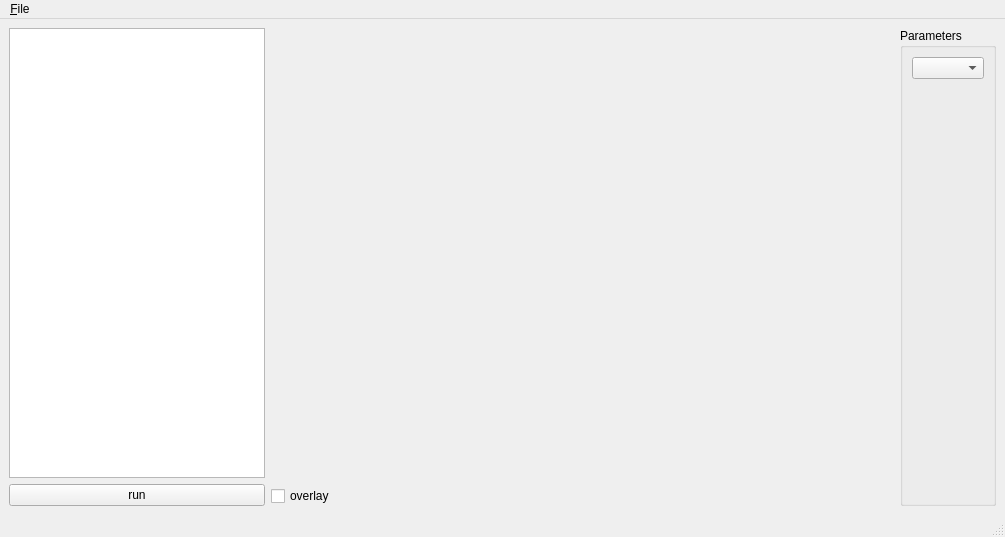
<?xml version="1.0" encoding="UTF-8"?>
<ui version="4.0">
 <class>MainWindow</class>
 <widget class="QMainWindow" name="MainWindow">
  <property name="geometry">
   <rect>
    <x>0</x>
    <y>0</y>
    <width>1005</width>
    <height>537</height>
   </rect>
  </property>
  <property name="sizePolicy">
   <sizepolicy hsizetype="Preferred" vsizetype="Preferred">
    <horstretch>0</horstretch>
    <verstretch>0</verstretch>
   </sizepolicy>
  </property>
  <property name="windowTitle">
   <string>MainWindow</string>
  </property>
  <widget class="QWidget" name="centralwidget">
   <property name="sizePolicy">
    <sizepolicy hsizetype="Preferred" vsizetype="Preferred">
     <horstretch>0</horstretch>
     <verstretch>0</verstretch>
    </sizepolicy>
   </property>
   <layout class="QHBoxLayout" name="horizontalLayout_2">
    <item>
     <layout class="QVBoxLayout" name="verticalLayout">
      <property name="sizeConstraint">
       <enum>QLayout::SetDefaultConstraint</enum>
      </property>
      <item>
       <widget class="QListWidget" name="listFiles">
        <property name="sizePolicy">
         <sizepolicy hsizetype="Fixed" vsizetype="Expanding">
          <horstretch>0</horstretch>
          <verstretch>0</verstretch>
         </sizepolicy>
        </property>
        <property name="maximumSize">
         <size>
          <width>16777204</width>
          <height>16777215</height>
         </size>
        </property>
       </widget>
      </item>
      <item>
       <widget class="QPushButton" name="run">
        <property name="sizePolicy">
         <sizepolicy hsizetype="Fixed" vsizetype="Fixed">
          <horstretch>0</horstretch>
          <verstretch>0</verstretch>
         </sizepolicy>
        </property>
        <property name="maximumSize">
         <size>
          <width>16777204</width>
          <height>16777215</height>
         </size>
        </property>
        <property name="text">
         <string>run</string>
        </property>
       </widget>
      </item>
     </layout>
    </item>
    <item>
     <layout class="QVBoxLayout" name="verticalLayout_2">
      <item>
       <widget class="QLabel" name="displayImage">
        <property name="enabled">
         <bool>true</bool>
        </property>
        <property name="sizePolicy">
         <sizepolicy hsizetype="Ignored" vsizetype="Ignored">
          <horstretch>0</horstretch>
          <verstretch>0</verstretch>
         </sizepolicy>
        </property>
        <property name="text">
         <string/>
        </property>
       </widget>
      </item>
      <item>
       <widget class="QCheckBox" name="overlay">
        <property name="sizePolicy">
         <sizepolicy hsizetype="Expanding" vsizetype="Fixed">
          <horstretch>0</horstretch>
          <verstretch>0</verstretch>
         </sizepolicy>
        </property>
        <property name="text">
         <string>overlay</string>
        </property>
       </widget>
      </item>
     </layout>
    </item>
    <item>
     <layout class="QVBoxLayout" name="verticalLayout_3">
      <item>
       <widget class="QGroupBox" name="groupBoxParams">
        <property name="sizePolicy">
         <sizepolicy hsizetype="Fixed" vsizetype="Expanding">
          <horstretch>0</horstretch>
          <verstretch>0</verstretch>
         </sizepolicy>
        </property>
        <property name="title">
         <string>Parameters</string>
        </property>
        <layout class="QVBoxLayout" name="layout">
         <item>
          <widget class="QComboBox" name="comboBox"/>
         </item>
         <item>
          <layout class="QGridLayout" name="layoutParams"/>
         </item>
         <item>
          <spacer name="verticalSpacer">
           <property name="orientation">
            <enum>Qt::Vertical</enum>
           </property>
           <property name="sizeHint" stdset="0">
            <size>
             <width>20</width>
             <height>40</height>
            </size>
           </property>
          </spacer>
         </item>
        </layout>
       </widget>
      </item>
     </layout>
    </item>
   </layout>
  </widget>
  <widget class="QMenuBar" name="menubar">
   <property name="geometry">
    <rect>
     <x>0</x>
     <y>0</y>
     <width>1005</width>
     <height>25</height>
    </rect>
   </property>
   <widget class="QMenu" name="menu_Files">
    <property name="title">
     <string>&amp;File</string>
    </property>
    <addaction name="separator"/>
    <addaction name="openFiles"/>
   </widget>
   <addaction name="menu_Files"/>
  </widget>
  <widget class="QStatusBar" name="statusbar"/>
  <action name="openFiles">
   <property name="text">
    <string>Open files</string>
   </property>
  </action>
 </widget>
 <resources/>
 <connections/>
</ui>
